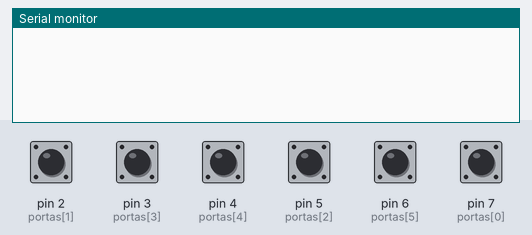
A sketch run on a simulated Arduino Uno, built with avr-gcc and run on an emulated ATmega328P. On the bench: the last lines printed to the serial monitor. The test bench sets the inputs (shaded band); at power-on: pin 2 (portas[1]), pin 3 (portas[3]), pin 4 (portas[4]), pin 5 (portas[2]), pin 6 (portas[5]), pin 7 (portas[0]) HIGH.

Above: at 1.2 s.
1.3 s: pin 2 (portas[1]) pulled LOW for 0.15 s
At 2.5 s:
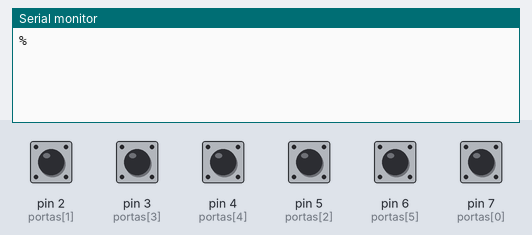
2.9 s: pin 3 (portas[3]) pulled LOW for 0.15 s
At 3.5 s:
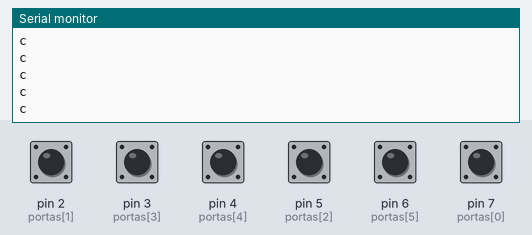
4.5 s: pin 4 (portas[4]) pulled LOW for 0.15 s
At 5.8 s:
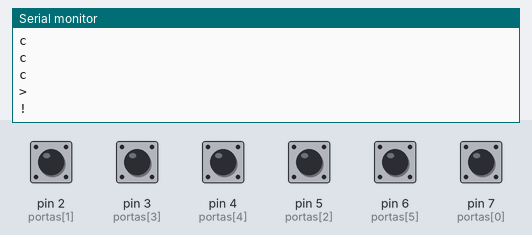
6.1 s: pin 5 (portas[2]) pulled LOW for 0.15 s
At 6.23 s:
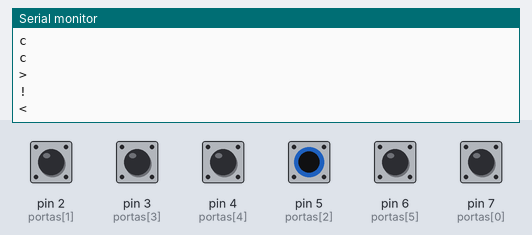
7.7 s: pin 6 (portas[5]) pulled LOW for 0.15 s
At 8.3 s:
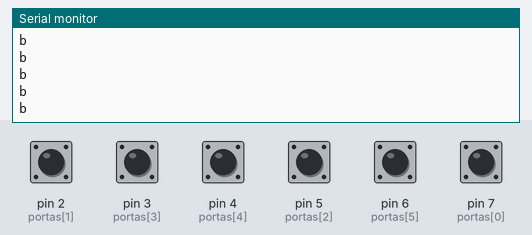
9.3 s: pin 7 (portas[0]) pulled LOW for 0.15 s
At 10.2 s:
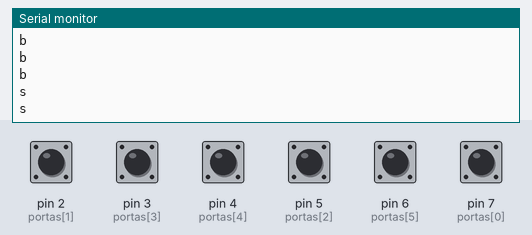

The sketch:

Controle.ino
```cpp
#include <SoftwareSerial.h>

SoftwareSerial mySerial(11, 10); // RX, TX

int portas[6] = {
  7,2,5,3,4,6};
char comandos[7]={
  's','%','<','c','>','b','!'};
int aut = 0;

void setup()
{
  // Open serial communications and wait for port to open:
  Serial.begin(9600);
  for(int i =0;i<6;i++){
    pinMode(portas[i],INPUT_PULLUP);
  }
  // set the data rate for the SoftwareSerial port
  mySerial.begin(9600);
}

void loop() // run over and over
{

  for(int i =0;i<6;i++){
    if(!digitalRead(portas[i])){
      if(i <=1){
        mySerial.write(comandos[i]);
        Serial.println(comandos[i]);
        delay((aut ==1?1:500));
        aut = i;
      }
      else{

        mySerial.write(comandos[i]);
        Serial.println(comandos[i]);
        delay(1);
        while(!digitalRead(portas[2])){
        };
        while(!digitalRead(portas[4])){
        };
        if(i == 2|| i == 4){
          mySerial.write(comandos[6]);
          Serial.println(comandos[6]);
        }

      }
    }
  }
  if (Serial.available())
    mySerial.write(Serial.read());
}
```

Measured:
- after the input at 1.3 s, the serial monitor: prints a new line at once (image 1)
- after the input at 2.9 s, the serial monitor: prints a new line at once (image 2)
- after the input at 4.5 s, the serial monitor: prints a new line at once (image 3)
- after the input at 6.1 s, the serial monitor: prints a new line at once (image 4)
- after the input at 7.7 s, the serial monitor: prints a new line at once (image 5)
- after the input at 9.3 s, the serial monitor: prints a new line at once (image 6)
